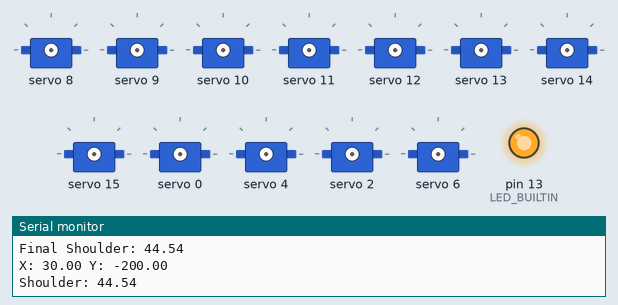
Recording of a sketch running on a simulated Arduino Uno, built with avr-gcc and run on an emulated ATmega328P. Shown: 12 × servo, output pins drawn as LEDs (lit = HIGH), the last lines printed to the serial monitor.

Above: at 2.05 s.
At 9.05 s:
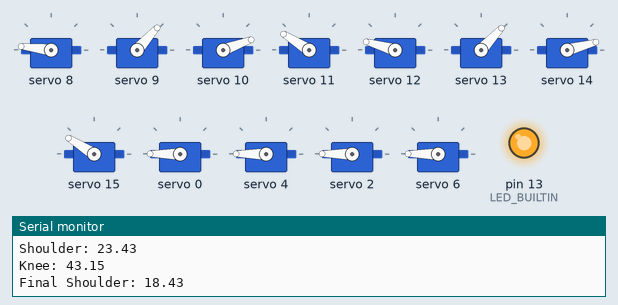
Timing chart, 0 to 11.2 s (numbered marks = the images above):
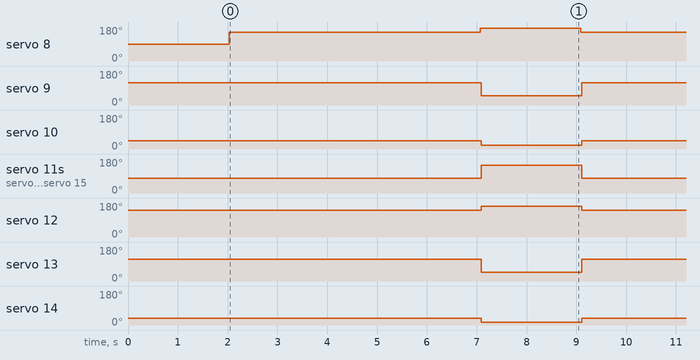

The sketch:

ReportCode.ino
```cpp
#include "Robot.h"
/*
PWM Breakout Channels

0  - Front Left Wheel A
1  - Front Left Wheel B

2  - Front Right Wheel A
3  - Front Right Wheel B

4  - Rear Left Wheel A
5  - Rear Left Wheel B

6  - Rear Right Wheel A
7  - Rear Right Wheel B
d
8  - Front Left Shoulder - Second from bottom left - invert + 10 degrees
9  - Front Left Knee - Third from bottom right +3

10 - Front Right Shoulder - Second from bottom right
11 - Front Right Knee   - Bottom right - invert (5)

12 - Rear Left Shoulder    -  (+5)
13 - Rear Left Knee

14 - Rear Right Shoulder - Invert (-5)
15 - Rear Right Knee - Invert
*/


// TODO:
//Webcam?
//Callibrate angletoPWM()
//PS4 controller

Robot robot;

void setup(){
    // initialize digital pin LED_BUILTIN as an output.
    pinMode(LED_BUILTIN, OUTPUT);
    digitalWrite(LED_BUILTIN, HIGH);
    Serial.begin(115200);
    robot.begin();
    robot.drive(0,0);
    delay(2000);
    Serial.println();
    Serial.println();
    Serial.println("Good Morning");
    robot.stand();
    //robot.crouch();
}

void loop(){
    robot.stand();
    delay(1000);
    robot.drive(100,100);
    delay(2000);
    robot.drive(-100,-100);
    delay(2000);
    robot.crouch();
    delay(2000);

    //calibrationMode();
    //PositionMode();
}

int x = 30;
int y = -200;

void PositionMode(){
    if(Serial.available()){
        char c = Serial.read();

        if(c == 'w') {
            for(int i = 0; i <5; i++){
            y+=1;
            robot.SetPos(x, y);
            delay(50);
            }
        }

        if(c == 's') {
            for(int i = 0; i <5; i++){
            y-=1;
            robot.SetPos(x, y);
            delay(50);
            }
        }

        if(c == 'd') {
            for(int i = 0; i <5; i++){
            x-=1;
            robot.SetPos(x, y);
            delay(50);
            }
        }
        if(c == 'a') {
            for(int i = 0; i <5; i++){
            x+=1;
            robot.SetPos(x, y);
            delay(50);
            }
        }

        Serial.print("X: ");
        Serial.print(x);
        Serial.print(", Y: ");
        Serial.println(y);
    }
}

int currentServo = 8;  //Start at first servo
int angle = 90;

void calibrationMode(){
    if(Serial.available()){
            char c = Serial.read();
            if (c == ' '){
            }else{
            if(c == 'n') currentServo++;
            if(c == 'p') currentServo--;

            if(c == 'u') angle += 5;
            if(c == 'd') angle -= 5;

            angle = constrain(angle,0,180);
            currentServo = constrain(currentServo,8,15);

            Serial.print("Servo: ");
            Serial.print(currentServo);
            Serial.print(" Angle: ");
            Serial.println(angle);

            robot.debugSetServo(currentServo, angle);
        }
    }
}
```

Calibration.h
```cpp
#ifndef CALIBRATION_H
#define CALIBRATION_H

struct ServoCal
{
    float offset;     // degrees
    bool invert;      // true if reversed
};

struct Calibration
{
    ServoCal shoulder[4];
    ServoCal knee[4];
};

#endif
```

Gait.cpp
```cpp
#include "Gait.h"
#include <Arduino.h>

float Gait::getPhase(unsigned long time, float offset)
{
    float t = fmod(time, cycleTime) / cycleTime;
    t += offset;

    if(t > 1.0) t -= 1.0;

    return t;
}

void Gait::getFootPosition(float phase, float& x, float& y)
{
    if(phase < 0.75)
    {
        // stance phase
        x = stepLength * (0.5 - phase);
        y = -200;
    }
    else
    {
        // swing phase
        float t = (phase - 0.75) / 0.25;

        x = -stepLength/2 + t * stepLength;
        y = -200 + stepHeight * sin(t * PI);
    }
}
```

Gait.h
```cpp
#ifndef GAIT_H
#define GAIT_H

class Gait
{
public:

    float stepLength = 40;
    float stepHeight = 60;
    float cycleTime  = 4000; // ms

    float getPhase(unsigned long time, float offset);

    void getFootPosition(float phase, float& x, float& y);
};

#endif
```

Geometry.h
```cpp
#ifndef GEOMETRY_H
#define GEOMETRY_H

struct RobotGeometry
{
    float upperLeg = 125.0;   // mm
    float lowerLeg = 125.0;

    float bodyLength = 150.0;
    float bodyWidth  = 134.0;
};

#endif
```

Leg.cpp
```cpp
#include "Leg.h"
#include <math.h>

void Leg::begin(Adafruit_PWMServoDriver* pwm,
                int shoulderChannel,
                int kneeChannel,
                RobotGeometry* geo)
{
    _pwm = pwm;

    shoulderServo = shoulderChannel;
    kneeServo = kneeChannel;

    geometry = geo;

    L1 = geometry->upperLeg;
    L2 = geometry->lowerLeg;
}

int Leg::angleToPWM(float angle)
{
    int pulse = map(angle,0,180,102,512);
    return pulse;
}

void Leg::setAngles(float shoulder, float knee)
{
    // Apply calibration
    if(shoulderCal->invert) shoulder = 180 - shoulder;
    if(kneeCal->invert) knee = 180 - knee;

    shoulder += shoulderCal->offset;
    knee += kneeCal->offset;

    shoulder = constrain(shoulder, 0, 180);
    knee  = constrain(knee, 0, 180);

    _pwm->setPWM(shoulderServo,0,angleToPWM(shoulder));
    _pwm->setPWM(kneeServo,0,angleToPWM(knee));


    Serial.print("Final Shoulder: ");
    Serial.println(shoulder);
    Serial.println();
}

void Leg::moveFoot(float x, float y)
{
    float d = sqrt(x*x + y*y);

    if(d > L1 + L2)
    {
        // too far
        d = L1 + L2;
    }
    // Prevent wrong knee position
    d = constrain(d, 1, L1 + L2 - 1);

    float cosKnee = (L1*L1 + L2*L2 - d*d) / (2*L1*L2);
    cosKnee = constrain(cosKnee, -1, 1);

    float knee = acos(cosKnee);

    float cosShoulder = (d*d + L1*L1 - L2*L2) / (2*L1*d);
    cosShoulder = constrain(cosShoulder, -1, 1);

    float shoulder =
        atan2(y, x) +
        acos(cosShoulder);

    // Convert to degrees
    knee = degrees(knee);
    shoulder = degrees(shoulder);

    shoulder += 90;

    Serial.print("X: "); Serial.print(x);
    Serial.print(" Y: "); Serial.println(y);

    Serial.print("Shoulder: "); Serial.println(shoulder);
    Serial.print("Knee: "); Serial.println(knee);

    setAngles(shoulder, knee);
}

void Leg::setCalibration(ServoCal* sCal, ServoCal* kCal)
{
    shoulderCal = sCal;
    kneeCal = kCal;
}
```

Leg.h
```cpp
#ifndef LEG_H
#define LEG_H

#include <Adafruit_PWMServoDriver.h>
#include "Geometry.h"
#include "Calibration.h"

class Leg
{
public:

    Leg(){}

    void begin(Adafruit_PWMServoDriver* pwm,
           int shoulderChannel,
           int kneeChannel,
           RobotGeometry* geo);

    void setAngles(float shoulder, float knee);

    void moveFoot(float x, float y);

    void setCalibration(ServoCal* shoulderCal, ServoCal* kneeCal);

private:

    Adafruit_PWMServoDriver* _pwm;

    int shoulderServo;
    int kneeServo;

    RobotGeometry* geometry;

    float L1;
    float L2;

    bool isLeft;

    int angleToPWM(float angle);

    ServoCal* shoulderCal;
    ServoCal* kneeCal;
};

#endif
```

Robot.cpp
```cpp
#include "Robot.h"

void Robot::begin(){
    pwm.begin();
    pwm.setPWMFreq(50);

    //Calibration
    cal.shoulder[0] = {9,true};
    cal.knee[0]     = {6,false};

    cal.shoulder[1] = {0,false};
    cal.knee[1]     = {5,true};

    cal.shoulder[2] = {0,true};
    cal.knee[2]     = {5,false};

    cal.shoulder[3] = {-5,false};
    cal.knee[3]     = {5,true};


    //Wheels
    wheelFL.begin(&pwm,0,1);
    wheelFR.begin(&pwm,2,3);
    wheelRL.begin(&pwm,4,5);
    wheelRR.begin(&pwm,6,7);

    //Legs
    frontLeft.begin(&pwm,8,9,&geometry);
    frontRight.begin(&pwm,10,11,&geometry);
    rearLeft.begin(&pwm,12,13,&geometry);
    rearRight.begin(&pwm,14,15,&geometry);

    frontLeft.setCalibration(&cal.shoulder[0], &cal.knee[0]);
    frontRight.setCalibration(&cal.shoulder[1], &cal.knee[1]);
    rearLeft.setCalibration(&cal.shoulder[2], &cal.knee[2]);
    rearRight.setCalibration(&cal.shoulder[3], &cal.knee[3]);
}

void Robot::stand(){
    frontLeft.moveFoot(30,-200);
    frontRight.moveFoot(30,-200);

    rearLeft.moveFoot(30,-200);
    rearRight.moveFoot(30,-200);
}

void Robot::crouch(){
    int x = -65;
    int y = -65;
    frontLeft.moveFoot(x,y);
    frontRight.moveFoot(x,y);

    rearLeft.moveFoot(x,y);
    rearRight.moveFoot(x,y);
}

void Robot::SetPos(int x, int y){
    frontLeft.moveFoot(x,y);
    frontRight.moveFoot(x,y);

    rearLeft.moveFoot(x,y);
    rearRight.moveFoot(x,y);
}

void Robot::drive(int leftSpeed, int rightSpeed){
    wheelFL.setSpeed(leftSpeed);
    wheelRL.setSpeed(leftSpeed);

    wheelFR.setSpeed(rightSpeed);
    wheelRR.setSpeed(rightSpeed);
}

void Robot::debugSetServo(int channel, float angle){
    int pwmVal = map(angle,0,180,102,512);
    pwm.setPWM(channel,0,pwmVal);
}

void Robot::walk()
{
    unsigned long t = millis();

    float x,y;

    // phase offsets for crawl gait
    float offsets[4] = {0.0, 0.5, 0.75, 0.25};

    float phase;

    // Front Left
    phase = gait.getPhase(t, offsets[0]);
    gait.getFootPosition(phase,x,y);
    Serial.print(x);
    Serial.print(", ");
    Serial.println(y);
    frontLeft.moveFoot(x,y);

    // Front Right
    phase = gait.getPhase(t, offsets[1]);
    gait.getFootPosition(phase,x,y);
    frontRight.moveFoot(x,y);

    // Rear Left
    phase = gait.getPhase(t, offsets[2]);
    gait.getFootPosition(phase,x,y);
    rearLeft.moveFoot(x,y);

    // Rear Right
    phase = gait.getPhase(t, offsets[3]);
    gait.getFootPosition(phase,x,y);
    rearRight.moveFoot(x,y);
}
```

Robot.h
```cpp
#ifndef ROBOT_H
#define ROBOT_H

#include <Adafruit_PWMServoDriver.h>
#include "Leg.h"
#include "Wheel.h"
#include "Geometry.h"
#include "Calibration.h"
#include "Gait.h"

class Robot
{
public:

    void begin();

    void stand();

    void crouch();

    void SetPos(int x, int y);

    void drive(int leftSpeed, int rightSpeed);

    void debugSetServo(int channel, float angle);

    Gait gait;

    void walk();

private:

    Adafruit_PWMServoDriver pwm = Adafruit_PWMServoDriver();

    RobotGeometry geometry;
    Calibration cal;

    Leg frontLeft;
    Leg frontRight;
    Leg rearLeft;
    Leg rearRight;

    Wheel wheelFL;
    Wheel wheelFR;
    Wheel wheelRL;
    Wheel wheelRR;
};

#endif
```

Wheel.cpp
```cpp
#include "Wheel.h"

void Wheel::begin(Adafruit_PWMServoDriver* pwm, int chA, int chB)
{
    _pwm = pwm;
    channelA = chA;
    channelB = chB;
}

void Wheel::setSpeed(int speed)
{
    speed = constrain(speed, -255, 255);

    int pwm = map(abs(speed),0,255,0,4095);

    if(speed > 0)
    {
        _pwm->setPWM(channelA,0,pwm);
        _pwm->setPWM(channelB,0,0);
    }
    else if(speed < 0)
    {
        _pwm->setPWM(channelA,0,0);
        _pwm->setPWM(channelB,0,pwm);
    }
    else
    {
        _pwm->setPWM(channelA,0,0);
        _pwm->setPWM(channelB,0,0);
    }
}
```

Wheel.h
```cpp
#ifndef WHEEL_H
#define WHEEL_H

#include <Adafruit_PWMServoDriver.h>

class Wheel
{
public:

    Wheel(){}

    void begin(Adafruit_PWMServoDriver* pwm, int chA, int chB);

    void setSpeed(int speed);

private:

    Adafruit_PWMServoDriver* _pwm;

    int channelA;
    int channelB;
};

#endif
```

Measured:
- by itself, servo 8: alternates 173° for 2.0 s and 151° for 5.0 s
- by itself, servo 9: alternates 117° for 5.0 s and 48° for 2.0 s
- by itself, servo 10: alternates 43° for 5.0 s and 20° for 2.0 s
- by itself, servo 11, servo 15: alternates 148° for 2.0 s and 78° for 5.0 s
- by itself, servo 12: alternates 164° for 2.0 s and 141° for 5.0 s
- by itself, servo 13: alternates 116° for 5.0 s and 47° for 2.0 s
- by itself, servo 14: alternates 37° for 5.0 s and 15° for 2.0 s
